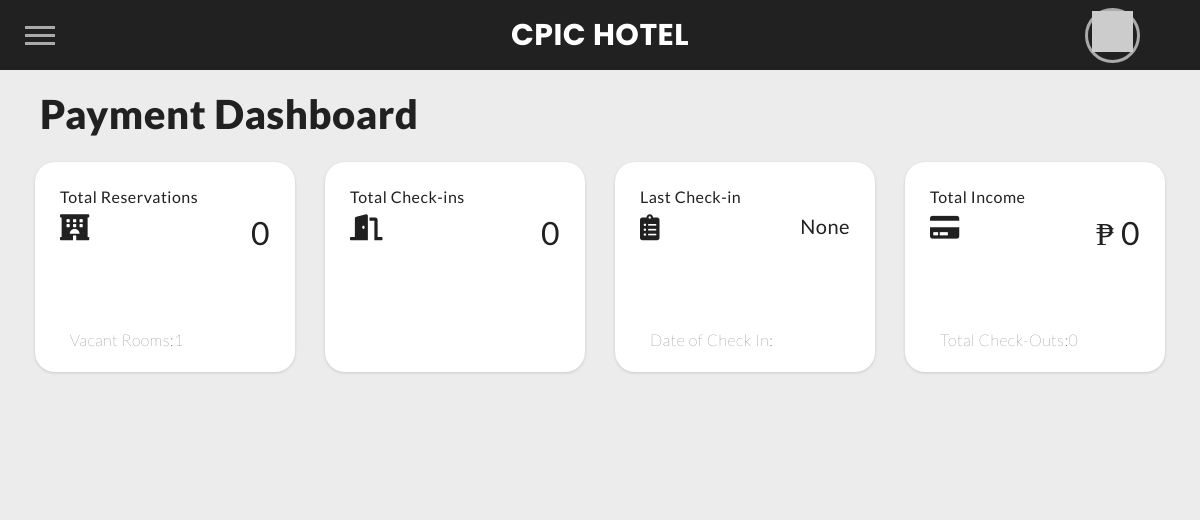
The app's page /payments (signed in), older data.
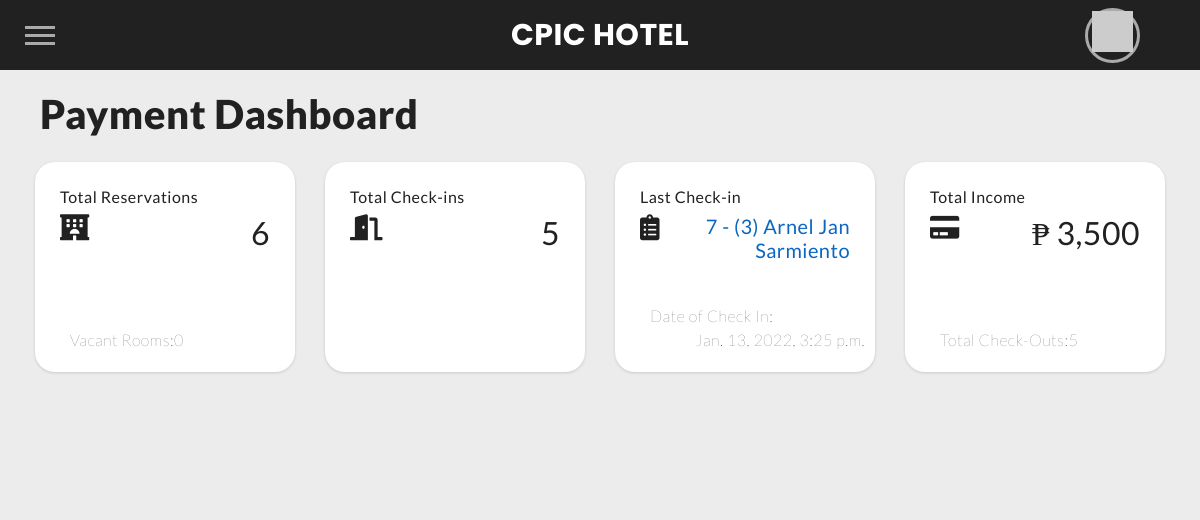
The same page, newer data.
### hotelSystem/models.py (models this page shows, shortened)
class CheckIn(models.Model):
    id = models.CharField(max_length=50, primary_key=True, blank=True)
    reservation = models.OneToOneField(Reservation, on_delete=models.CASCADE)
    rooms = models.ManyToManyField('Room', blank=True)
    initial_amount = models.PositiveSmallIntegerField(blank=True)
    check_in_date_time = models.DateTimeField(default=datetime.datetime.now())
    last_edited_on = models.DateTimeField(default=datetime.datetime.now())
    user = models.ForeignKey(User, null=True, blank=True, on_delete=models.SET_NULL)
    def __str__(self):
        return "%i - %s" % (self.reservation.reservation_id, self.reservation.customer)

class Reservation(models.Model):
    reservation_id = models.BigAutoField(primary_key=True)
    customer = models.ForeignKey(Customer, on_delete=models.CASCADE)
    staff = models.ForeignKey(User, on_delete=models.CASCADE, null=True, editable=False)
    no_of_children = models.PositiveSmallIntegerField(default=0)
    no_of_adults = models.PositiveSmallIntegerField(default=1)
    reservation_date_time = models.DateTimeField(default=datetime.datetime.now())
    expected_arrival_date_time = models.DateTimeField(default=datetime.datetime.now())
    expected_departure_date_time = models.DateTimeField(default=datetime.datetime.now())

class Customer(models.Model):
    customer_id = models.BigAutoField(primary_key=True)
    first_name = models.CharField(max_length=50)
    middle_name = models.CharField(max_length=50, null=False, blank=True)
    last_name = models.CharField(max_length=50)
    contact_no = models.CharField(max_length=15)
    address = models.CharField(max_length=100)
    email_address = models.EmailField(null=True, blank=True)
    SEX_CHOICES = (
        ('M', 'Male',),
        ('F', 'Female',),
        ('O', 'Others',),
    )
    sex = models.CharField(
        max_length=20,
        choices=SEX_CHOICES,
        default=SEX_CHOICES[0][1]
    )
    STATUS_CHOICES = (
        ('NR', 'Not Reserved'),
        ('R', 'Reserved'),
        ('CI', 'Checked In'),
        ('CO', 'Checked Out')
    )
    status = models.CharField(
        max_length=20,
        choices=STATUS_CHOICES,
        default=STATUS_CHOICES[0][1]
    )
    user = models.ForeignKey(User, on_delete=models.CASCADE, null=True)
    class Meta:
        ordering = ['first_name', 'middle_name', 'last_name']
    def __str__(self):
        return '({0}) {1} {2}'.format(self.customer_id, self.first_name, self.last_name)

### hotelSystem/views.py (the view)
# urls.py: path("payments", views.payments, name="payments"),
@login_required(login_url='login')
def payments(request):
    title = "Payment Dashboard"
    num_of_reservations = Reservation.objects.all().count()
    num_of_check_ins = CheckIn.objects.all().count()
    num_of_check_outs = CheckOut.objects.all().count()
    vacant_rooms = Room.objects.filter(reservation__isnull=True).count()
    total_income = sum(
        CheckOut.objects.all().values_list('total_amount', flat=True)
    )
    last_checked_in = CheckIn.objects.none()
    if num_of_check_ins > 0:
        last_checked_in = CheckIn.objects.get_queryset().latest('check_in_date_time')
    data = {
        'title': title,
        'num_of_reservations': num_of_reservations,
        'num_of_check_ins': num_of_check_ins,
        'last_checked_in': last_checked_in,
        'num_of_check_outs': num_of_check_outs,
        'vacant_rooms': vacant_rooms,
        'total_income': total_income
    }
    return render(request, "hotelSystem/payment.html", data)

### hotelSystem/templates/hotelSystem/payment.html (shortened to what this page needs)
{% extends "hotelSystem/layout.html" %}
{% load static %}
{% block additional-static %}
    <link rel="stylesheet" href="https://stackpath.bootstrapcdn.com/bootstrap/4.3.1/css/bootstrap.min.css">
    <link href="{% static 'hotelSystem/css/payments.css' %}" rel="stylesheet">
    <link href="https://maxcdn.bootstrapcdn.com/font-awesome/4.3.0/css/font-awesome.min.css" rel="stylesheet">
{% endblock %}
{% block body %}
    <h1>{{ title }}</h1>
    <br>
    <div class="cardContainer">
        <div class="row">
            <div class="col-md-4 col-xl-3">
                <div class="card bg-c-blue order-card">
                    <div class="card-block">
                        <h6 class="m-b-20">Total Reservations</h6>
                        <h2 class="text-right"><i class="fa fa-hotel f-left"></i><span>{{num_of_reservations}}</span></h2>
                        <p id="cardfooter" id="cardfooter" class="m-b-0">Vacant Rooms: <span class="f-right"> {{vacant_rooms}}</span></p>
                    </div>
                </div>
            </div>
            <div class="col-md-4 col-xl-3">
                <div class="card bg-c-green order-card">
                    <div class="card-block">
                        <h6 class="m-b-20">Total Check-ins</h6>
                        <h2 class="text-right"><i class="fa fa-door-open f-left"></i><span>{{num_of_check_ins}}</span></h2>
                    </div>
                </div>
            </div>
            <div class="col-md-4 col-xl-3">
                <div class="card bg-c-yellow order-card">
                    <div class="card-block">
                        <h6 class="m-b-20">Last Check-in</h6>
                        <h5 class="text-right">
                            <i class="fa fa-clipboard-list"></i>
                            <span>
                                {% if last_checked_in %}
                                    <a class="lastLink" href="{% url 'checkin_view' last_checked_in.id %}">{{last_checked_in}}</a>
                                {% else %}
                                    None
                                {% endif %}
                            </span>
                        <p id="cardfooter" class="m-b-0">Date of Check In: <span class="f-right">{{last_checked_in.check_in_date_time}}</span></p>
                    </div>
                </div>
            </div>
            <div class="col-md-4 col-xl-3">
                <div class="card bg-c-pink order-card">
                    <div class="card-block">
                        <h6 class="m-b-20">Total Income</h6>
                        <h2 class="text-right"><i class="fa fa-credit-card f-left"></i><span class="money">₱ {{total_income}}</span></h2>
                        <p id="cardfooter" class="m-b-0">Total Check-Outs: <span class="f-right">{{num_of_check_outs}}</span></p>
                    </div>
                </div>
            </div>
        </div>
    </div>
{% endblock %}

Row changes from the older to the newer data that the page shows:
added CheckIn: reservation.last_name "7 - (3) Arnel Jan Sarmiento", check_in_date_time "Jan. 13, 2022, 3:25 p.m."
Text that changed along with them:
{{ num_of_reservations }}: "0" → "6"
{{ vacant_rooms }}: "1" → "0"
{{ num_of_check_ins }}: "0" → "5"
{{ total_income }}: "0" → "3,500"
{{ num_of_check_outs }}: "0" → "5"
text no longer shown: "None"
